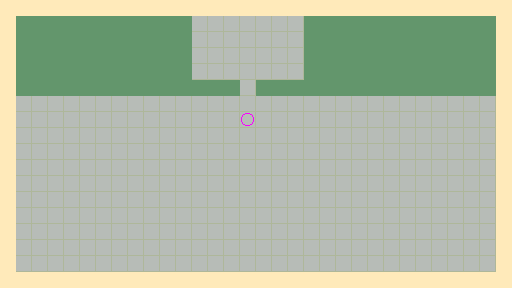

The image is a tile-based game level rendered from a .tmx file. Its description and complete source (layers, tilesets, objects, tile grids) follow:
An orthogonal 32x18 tile map with 16x16 px tiles, 2 tile layers (Floor, Walls) and 6 objects (2x Laser, Door, Goal, Player, Quball).

<map version="1.2" tiledversion="1.2.4" orientation="orthogonal" renderorder="right-down" width="32" height="18" tilewidth="16" tileheight="16" infinite="0" nextlayerid="9" nextobjectid="21">
 <tileset firstgid="1" name="spritesheet" tilewidth="16" tileheight="16" tilecount="16" columns="4">
  <image source="sprites/spritesheet.png" width="64" height="64" />
 </tileset>
 <layer id="3" name="Floor" width="32" height="18">
  <data encoding="csv">
0,0,0,0,0,0,0,0,0,0,0,0,0,0,0,0,0,0,0,0,0,0,0,0,0,0,0,0,0,0,0,0,
0,0,0,0,0,0,0,0,0,0,0,0,8,8,8,8,8,8,8,0,0,0,0,0,0,0,0,0,0,0,0,0,
0,0,0,0,0,0,0,0,0,0,0,0,8,8,8,8,8,8,8,0,0,0,0,0,0,0,0,0,0,0,0,0,
0,0,0,0,0,0,0,0,0,0,0,0,8,8,8,8,8,8,8,0,0,0,0,0,0,0,0,0,0,0,0,0,
0,0,0,0,0,0,0,0,0,0,0,0,8,8,8,8,8,8,8,0,0,0,0,0,0,0,0,0,0,0,0,0,
0,0,0,0,0,0,0,0,0,0,0,0,0,0,0,8,0,0,0,0,0,0,0,0,0,0,0,0,0,0,0,0,
0,8,8,8,8,8,8,8,8,8,8,8,8,8,8,8,8,8,8,8,8,8,8,8,8,8,8,8,8,8,8,0,
0,8,8,8,8,8,8,8,8,8,8,8,8,8,8,16,8,8,8,8,8,8,8,8,8,8,8,8,8,8,8,0,
0,8,8,8,8,8,8,8,8,8,8,8,8,8,8,8,8,8,8,8,8,8,8,8,8,8,8,8,8,8,8,0,
0,8,8,8,8,8,8,8,8,8,8,8,8,8,8,8,8,8,8,8,8,8,8,8,8,8,8,8,8,8,8,0,
0,8,8,8,8,8,8,8,8,8,8,8,8,8,8,8,8,8,8,8,8,8,8,8,8,8,8,8,8,8,8,0,
0,8,8,8,8,8,8,8,8,8,8,8,8,8,8,8,8,8,8,8,8,8,8,8,8,8,8,8,8,8,8,0,
0,8,8,8,8,8,8,8,8,8,8,8,8,8,8,8,8,8,8,8,8,8,8,8,8,8,8,8,8,8,8,0,
0,8,8,8,8,8,8,8,8,8,8,8,8,8,8,8,8,8,8,8,8,8,8,8,8,8,8,8,8,8,8,0,
0,8,8,8,8,8,8,8,8,8,8,8,8,8,8,8,8,8,8,8,8,8,8,8,8,8,8,8,8,8,8,0,
0,8,8,8,8,8,8,8,8,8,8,8,8,8,8,8,8,8,8,8,8,8,8,8,8,8,8,8,8,8,8,0,
0,8,8,8,8,8,8,8,8,8,8,8,8,8,8,8,8,8,8,8,8,8,8,8,8,8,8,8,8,8,8,0,
0,0,0,0,0,0,0,0,0,0,0,0,0,0,0,0,0,0,0,0,0,0,0,0,0,0,0,0,0,0,0,0
</data>
 </layer>
 <layer id="2" name="Walls" width="32" height="18">
  <properties>
   <property name="Collision" type="bool" value="true" />
  </properties>
  <data encoding="csv">
13,13,13,13,13,13,13,13,13,13,13,13,13,13,13,13,13,13,13,13,13,13,13,13,13,13,13,13,13,13,13,13,
13,1,1,1,1,1,1,1,1,1,1,1,0,0,0,0,0,0,0,1,1,1,1,1,1,1,1,1,1,1,1,13,
13,1,1,1,1,1,1,1,1,1,1,1,0,0,0,0,0,0,0,1,1,1,1,1,1,1,1,1,1,1,1,13,
13,1,1,1,1,1,1,1,1,1,1,1,0,0,0,0,0,0,0,1,1,1,1,1,1,1,1,1,1,1,1,13,
13,1,1,1,1,1,1,1,1,1,1,1,0,0,0,0,0,0,0,1,1,1,1,1,1,1,1,1,1,1,1,13,
13,1,1,1,1,1,1,1,1,1,1,1,1,1,1,0,1,1,1,1,1,1,1,1,1,1,1,1,1,1,1,13,
13,0,0,0,0,0,0,0,0,0,0,0,0,0,0,0,0,0,0,0,0,0,0,0,0,0,0,0,0,0,0,13,
13,0,0,0,0,0,0,0,0,0,0,0,0,0,0,0,0,0,0,0,0,0,0,0,0,0,0,0,0,0,0,13,
13,0,0,0,0,0,0,0,0,0,0,0,0,0,0,0,0,0,0,0,0,0,0,0,0,0,0,0,0,0,0,13,
13,0,0,0,0,0,0,0,0,0,0,0,0,0,0,0,0,0,0,0,0,0,0,0,0,0,0,0,0,0,0,13,
13,0,0,0,0,0,0,0,0,0,0,0,0,0,0,0,0,0,0,0,0,0,0,0,0,0,0,0,0,0,0,13,
13,0,0,0,0,0,0,0,0,0,0,0,0,0,0,0,0,0,0,0,0,0,0,0,0,0,0,0,0,0,0,13,
13,0,0,0,0,0,0,0,0,0,0,0,0,0,0,0,0,0,0,0,0,0,0,0,0,0,0,0,0,0,0,13,
13,0,0,0,0,0,0,0,0,0,0,0,0,0,0,0,0,0,0,0,0,0,0,0,0,0,0,0,0,0,0,13,
13,0,0,0,0,0,0,0,0,0,0,0,0,0,0,0,0,0,0,0,0,0,0,0,0,0,0,0,0,0,0,13,
13,0,0,0,0,0,0,0,0,0,0,0,0,0,0,0,0,0,0,0,0,0,0,0,0,0,0,0,0,0,0,13,
13,0,0,0,0,0,0,0,0,0,0,0,0,0,0,0,0,0,0,0,0,0,0,0,0,0,0,0,0,0,0,13,
13,13,13,13,13,13,13,13,13,13,13,13,13,13,13,13,13,13,13,13,13,13,13,13,13,13,13,13,13,13,13,13
</data>
 </layer>
 <objectgroup id="5" name="Environment">
  <object id="8" name="X" type="Laser" x="183.5" y="187.5">
   <properties>
    <property name="Direction" value="Down" />
    <property name="Gate" value="H" />
   </properties>
   <point />
  </object>
  <object id="10" name="Door" type="Door" x="247" y="91">
   <properties>
    <property name="Controls" value="(15, 7)" />
   </properties>
   <point />
  </object>
  <object id="18" name="Goal" type="Goal" x="248.5" y="45">
   <properties>
    <property name="Next Level" type="file" value="win.tmx" />
    <property name="Requires" type="int" value="17" />
   </properties>
   <point />
  </object>
  <object id="20" name="X" type="Laser" x="310.5" y="187.5">
   <properties>
    <property name="Direction" value="Down" />
    <property name="Gate" value="Z" />
   </properties>
   <point />
  </object>
 </objectgroup>
 <objectgroup id="7" name="Player">
  <object id="17" name="Player" type="Player" x="248.5" y="236.5">
   <point />
  </object>
 </objectgroup>
 <objectgroup id="8" name="Quballs">
  <object id="6" name="Quball |0&gt;" type="Quball" x="247.5" y="186.5">
   <point />
  </object>
 </objectgroup>
</map>
